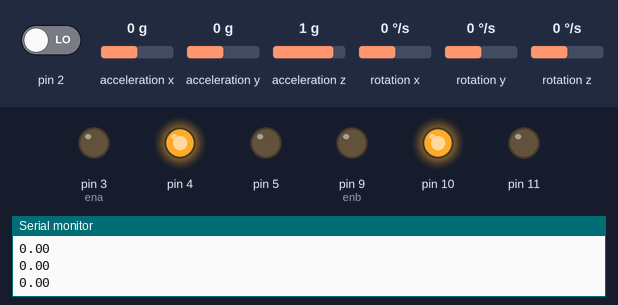
A sketch run on a simulated Arduino Uno, built with avr-gcc and run on an emulated ATmega328P. Shown: output pins drawn as LEDs (lit = HIGH), the last lines printed to the serial monitor. The inputs (shaded band) are chosen by the test bench; at power-on: acceleration x 0 g, acceleration y 0 g, acceleration z 1 g, pin 2 LOW, rotation x 0 °/s, rotation y 0 °/s, rotation z 0 °/s. The sensor or clock chip raises its interrupt line as the real part does.

Above: at 1.7 s.
1.8 s: acceleration x set to -1.4 g
At 3.0 s:
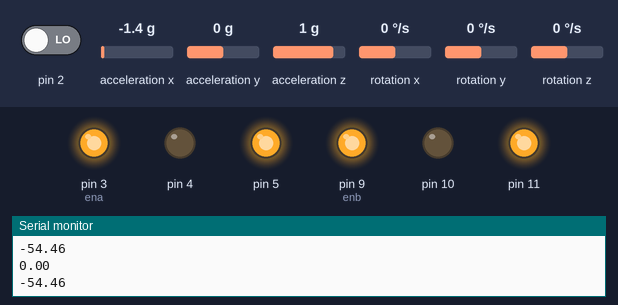
3.3 s: acceleration x set to -0.7 g
4.8 s: acceleration x set to -0.5 g
At 5.8 s:
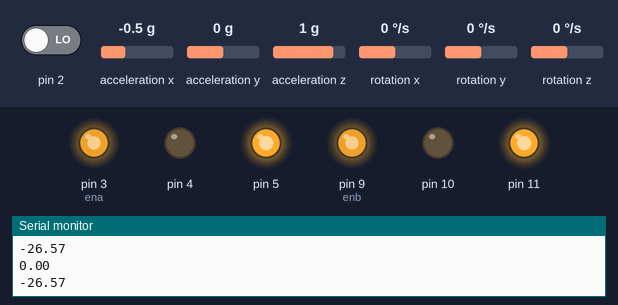
6.3 s: acceleration y set to -1.4 g
At 6.6 s:
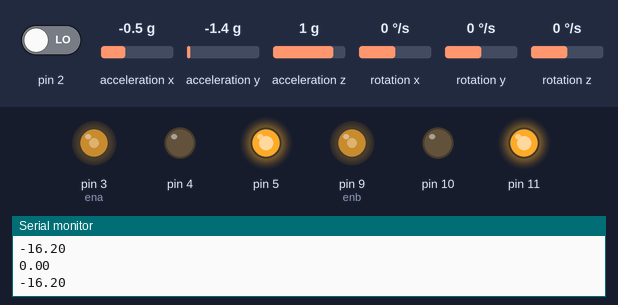
7.8 s: acceleration z set to -1.4 g
At 9.0 s:
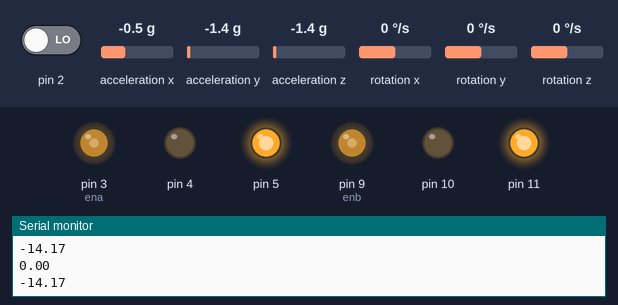
9.3 s: acceleration x set to 0.8 g
At 10.6 s:
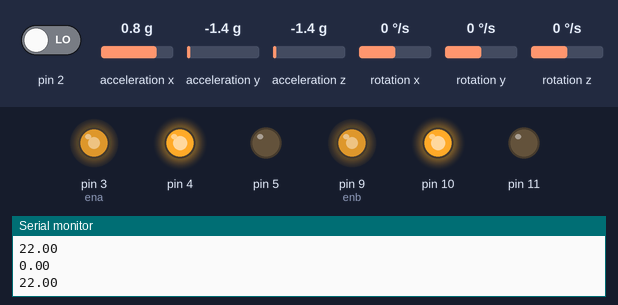
Timing chart, 0 to 11.8 s (numbered marks = the images above; inputs shaded):
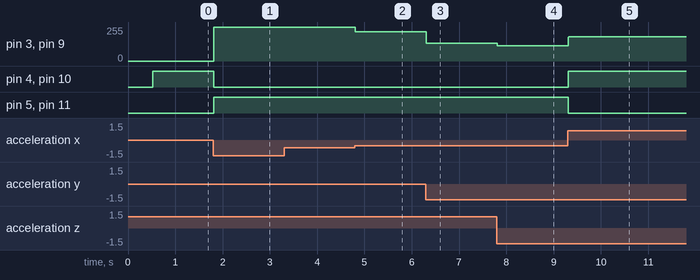

The sketch:

Balancing_Code_modified-2.ino
```cpp
#include <SoftwareSerial.h>
#include "I2Cdev.h"
#include "MPU6050_6Axis_MotionApps20.h"
#if I2CDEV_IMPLEMENTATION == I2CDEV_ARDUINO_WIRE
#include "Wire.h"
#endif
MPU6050 mpu;
#define OUTPUT_READABLE_YAWPITCHROLL
//#define LED_PIN 13
bool blinkState = false;
#define ena 3
#define enb 9
#define in1 11
#define in2 10
#define in3 5
#define in4 4

bool dmpReady = false;  // set true if DMP init was successful
uint8_t mpuIntStatus;   // holds actual interrupt status byte from MPU
uint8_t devStatus;      // return status after each device operation (0 = success, !0 = error)
uint16_t packetSize;    // expected DMP packet size (default is 42 bytes)
uint16_t fifoCount;     // count of all bytes currently in FIFO
uint8_t fifoBuffer[64]; // FIFO storage buffer

// orientation/motion vars
Quaternion q;           // [w, x, y, z]         quaternion container
VectorInt16 aa;         // [x, y, z]            accel sensor measurements
VectorInt16 aaReal;     // [x, y, z]            gravity-free accel sensor measurements
VectorInt16 aaWorld;    // [x, y, z]            world-frame accel sensor measurements
VectorFloat gravity;    // [x, y, z]            gravity vector
float euler[3];         // [psi, theta, phi]    Euler angle container
float ypr[3];           // [yaw, pitch, roll]   yaw/pitch/roll container and gravity vector

// packet structure for InvenSense teapot demo
uint8_t teapotPacket[14] = { '$', 0x02, 0,0, 0,0, 0,0, 0,0, 0x00, 0x00, '\r', '\n' };
volatile bool mpuInterrupt = false;     // indicates whether MPU interrupt pin has gone high
void dmpDataReady() {
    mpuInterrupt = true;

}
//////////////////////////////////////////////
float e,e_old,u,get_angle,e_dot,sl,sr,s_old,d;
float P,I,D,E,pwm;
float ref=0;


void setup() {
  Serial.begin(115200);

DDRD|= B00111000;
DDRB|= B00001110;
 /* pinMode(ena,OUTPUT);
  pinMode(enb,OUTPUT);
  pinMode(in1,OUTPUT);
  pinMode(in2,OUTPUT);
  pinMode(in3,OUTPUT);
  pinMode(in4,OUTPUT);*/

  #if I2CDEV_IMPLEMENTATION == I2CDEV_ARDUINO_WIRE
        Wire.begin();
        TWBR = 24; // 400kHz I2C clock (200kHz if CPU is 8MHz)
    #elif I2CDEV_IMPLEMENTATION == I2CDEV_BUILTIN_FASTWIRE
        Fastwire::setup(400, true);
    #endif

   //  Serial.println(F("Initializing I2C devices..."));
    mpu.initialize();

    // verify connection
//    Serial.println(F("Testing device connections..."));
//    Serial.println(mpu.testConnection() ? F("MPU6050 connection successful") : F("MPU6050 connection failed"));
// Serial.println(F("Initializing DMP..."));
    devStatus = mpu.dmpInitialize();

    // supply your own gyro offsets here, scaled for min sensitivity
     mpu.setXGyroOffset(125);
    mpu.setYGyroOffset(21);
    mpu.setZGyroOffset(53);
    mpu.setXAccelOffset(-845);
    mpu.setYAccelOffset(-1055);
    mpu.setZAccelOffset(1359);

    if (devStatus == 0) {
      //  Serial.println(F("Enabling DMP..."));
        mpu.setDMPEnabled(true);

        //Serial.println(F("Enabling interrupt detection (Arduino external interrupt 0)..."));
        attachInterrupt(0, dmpDataReady, RISING);
        mpuIntStatus = mpu.getIntStatus();
        //Serial.println(F("DMP ready! Waiting for first interrupt..."));
        dmpReady = true;
        packetSize = mpu.dmpGetFIFOPacketSize();
    } else {

//        Serial.print(F("DMP Initialization failed (code "));
//        Serial.print(devStatus);
//        Serial.println(F(")"));
    }


}

void loop() {                     //BALANCE CODE ONLY

  /*
   *  1- first check cw & ccw functions by writing it only in void loop then make other codes below as comments
   *  2- second check imuu() functions & make sure that this variable (ypr[1] * 180/M_PI) belongs to the angle that changes with forward & backward direction
   *  3- third check that when the error > 0 that the function cw() is the right function to decrease this error & make it reaching 0 otherwise you can change it to ccw(pwm) & make the function below else cw(pwm)
   *  4- finally check the hole code as below & u can see the serial plotter which u can see what happens to your curve of your PID control ^_^
*/


  imuu();
  Serial.println(ref);
  Serial.println(ypr[1] * 180/M_PI);
  PID_control(7.4,0.42,0.4);  //adjust your own tuning based on your model :) pid(kp,ki,d) first tune kp then kd & "tune ki only if u need it"

  if(e>0)
   cw(pwm);

  else
   ccw(-pwm);


}


//////////////////////////////////////////////////////////////////////
void PID_control(float kp,float ki,float kd)
{
  e=ref-ypr[1] * 180/M_PI;
 P=kp*e;
 E=e+e_old;
 e_dot=e-e_old;
 I=ki*E;
 D=kd*e_dot;
 pwm=P+I+D;
 e_old=e;
 if(pwm>255)
 {
  pwm=255;
 }
 if(pwm<-255)
 {
  pwm=-255;
 }
}
/////////////////////////////////////////////////////////////////////////
void imuu()
{
  if (!dmpReady) return;

    // wait for MPU interrupt or extra packet(s) available
    while (!mpuInterrupt && fifoCount < packetSize) {
    }

     mpuInterrupt = false;
    mpuIntStatus = mpu.getIntStatus();

    // get current FIFO count
    fifoCount = mpu.getFIFOCount();

    // check for overflow (this should never happen unless our code is too inefficient)
    if ((mpuIntStatus & 0x10) || fifoCount == 1024) {
        // reset so we can continue cleanly
        mpu.resetFIFO();
       // Serial.println(F(" FIFO overflow! "));

    // otherwise, check for DMP data ready interrupt (this should happen frequently)
    } else if (mpuIntStatus & 0x02) {
        // wait for correct available data length, should be a VERY short wait
        while (fifoCount < packetSize) fifoCount = mpu.getFIFOCount();

        // read a packet from FIFO
        mpu.getFIFOBytes(fifoBuffer, packetSize);

        // track FIFO count here in case there is > 1 packet available
        // (this lets us immediately read more without waiting for an interrupt)
        fifoCount -= packetSize;

//        #ifdef OUTPUT_READABLE_QUATERNION
//            // display quaternion values in easy matrix form: w x y z
//            mpu.dmpGetQuaternion(&q, fifoBuffer);
//            Serial.print("quat\t");
//            Serial.print(q.w);
//            Serial.print("\t");
//            Serial.print(q.x);
//            Serial.print("\t");
//            Serial.print(q.y);
//            Serial.print("\t");
//            Serial.println(q.z);
//        #endif

//        #ifdef OUTPUT_READABLE_EULER
//            // display Euler angles in degrees
//            mpu.dmpGetQuaternion(&q, fifoBuffer);
//            mpu.dmpGetEuler(euler, &q);
//            Serial.print("euler\t");
//            Serial.print(euler[0] * 180/M_PI);
//            Serial.print("\t");
//            Serial.print(euler[1] * 180/M_PI);
//            Serial.print("\t");
//            Serial.println(euler[2] * 180/M_PI);
//        #endif

        #ifdef OUTPUT_READABLE_YAWPITCHROLL
            // display Euler angles in degrees
            mpu.dmpGetQuaternion(&q, fifoBuffer);
            mpu.dmpGetGravity(&gravity, &q);
            mpu.dmpGetYawPitchRoll(ypr, &q, &gravity);
//            Serial.print("ypr\t");
//            Serial.print(ypr[0] * 180/M_PI);
//            Serial.print("\t");
//            Serial.print(ypr[1] * 180/M_PI);
           //Serial.print("\t");
            //Serial.println(ypr[2] * 180/M_PI);

        #endif

//        #ifdef OUTPUT_READABLE_REALACCEL
//            // display real acceleration, adjusted to remove gravity
//            mpu.dmpGetQuaternion(&q, fifoBuffer);
//            mpu.dmpGetAccel(&aa, fifoBuffer);
//            mpu.dmpGetGravity(&gravity, &q);
//            mpu.dmpGetLinearAccel(&aaReal, &aa, &gravity);
//            Serial.print("areal\t");
//            Serial.print(aaReal.x);
//            Serial.print("\t");
//            Serial.print(aaReal.y);
//            Serial.print("\t");
//            Serial.println(aaReal.z);
//        #endif

//        #ifdef OUTPUT_READABLE_WORLDACCEL
//            // display initial world-frame acceleration, adjusted to remove gravity
//            // and rotated based on known orientation from quaternion
//            mpu.dmpGetQuaternion(&q, fifoBuffer);
//            mpu.dmpGetAccel(&aa, fifoBuffer);
//            mpu.dmpGetGravity(&gravity, &q);
//            mpu.dmpGetLinearAccel(&aaReal, &aa, &gravity);
//            mpu.dmpGetLinearAccelInWorld(&aaWorld, &aaReal, &q);
//            Serial.print("aworld\t");
//            Serial.print(aaWorld.x);
//            Serial.print("\t");
//            Serial.print(aaWorld.y);
//            Serial.print("\t");
//            Serial.println(aaWorld.z);
//        #endif

//        #ifdef OUTPUT_TEAPOT
//            // display quaternion values in InvenSense Teapot demo format:
//            teapotPacket[2] = fifoBuffer[0];
//            teapotPacket[3] = fifoBuffer[1];
//            teapotPacket[4] = fifoBuffer[4];
//            teapotPacket[5] = fifoBuffer[5];
//            teapotPacket[6] = fifoBuffer[8];
//            teapotPacket[7] = fifoBuffer[9];
//            teapotPacket[8] = fifoBuffer[12];
//            teapotPacket[9] = fifoBuffer[13];
//            Serial.write(teapotPacket, 14);
//            teapotPacket[11]++; // packetCount, loops at 0xFF on purpose
//        #endif

        // blink LED to indicate activity
//        blinkState = !blinkState;
//        digitalWrite(LED_PIN, blinkState);
    }
}


/////////////////////////////////////////////
  void cw(double x)
{
  PORTB&= ~B00000100;
  PORTD&= ~B00010000;
  PORTD|= B00100000;
  PORTB|= B00001000;


  analogWrite(ena,x);
  analogWrite(enb,x);
  /*digitalWrite(in1,1);
  digitalWrite(in2,0);
  digitalWrite(in3,1);
  digitalWrite(in4,0);*/
}
///////////////////////////////////////
void ccw(double x)
{
  PORTD&= ~B00100000;
  PORTB&= ~B00001000;
  PORTD|= B00010000;
  PORTB|= B00000100;

  analogWrite(enb,x);
  analogWrite(ena,x);
  /*digitalWrite(in1,0);
  digitalWrite(in2,1);
  digitalWrite(in3,0);
  digitalWrite(in4,1);*/
}
```

Measured:
- after the input at 1.8 s, pin 3 (ena), pin 9 (enb): 0/255 → 255/255 at once; pin 4, pin 10: HIGH → LOW at once; pin 5, pin 11: LOW → HIGH at once
- after the input at 4.8 s, pin 3 (ena), pin 9 (enb): 255/255 → 218/255 at once
- after the input at 6.3 s, pin 3 (ena), pin 9 (enb): 218/255 → 133/255 at once
- after the input at 7.8 s, pin 3 (ena), pin 9 (enb): 133/255 → 116/255 at once
- after the input at 9.3 s, pin 3 (ena), pin 9 (enb): 116/255 → 181/255 at once; pin 4, pin 10: LOW → HIGH at once; pin 5, pin 11: HIGH → LOW at once
